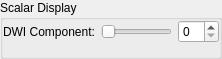
<?xml version="1.0" encoding="UTF-8"?>
<ui version="4.0">
 <class>qCjyxDiffusionWeightedVolumeDisplayWidget</class>
 <widget class="qCjyxWidget" name="qCjyxDiffusionWeightedVolumeDisplayWidget">
  <property name="geometry">
   <rect>
    <x>0</x>
    <y>0</y>
    <width>222</width>
    <height>59</height>
   </rect>
  </property>
  <property name="windowTitle">
   <string>DWI Display Properties</string>
  </property>
  <layout class="QVBoxLayout" name="verticalLayout">
   <property name="leftMargin">
    <number>0</number>
   </property>
   <property name="topMargin">
    <number>0</number>
   </property>
   <property name="rightMargin">
    <number>0</number>
   </property>
   <property name="bottomMargin">
    <number>0</number>
   </property>
   <item>
    <widget class="ctkCollapsibleGroupBox" name="ScalarDisplayGroupBox">
     <property name="title">
      <string>Scalar Display</string>
     </property>
     <layout class="QFormLayout" name="formLayout">
      <property name="leftMargin">
       <number>0</number>
      </property>
      <property name="topMargin">
       <number>0</number>
      </property>
      <property name="rightMargin">
       <number>0</number>
      </property>
      <property name="bottomMargin">
       <number>0</number>
      </property>
      <item row="0" column="0">
       <widget class="QLabel" name="DWIComponentLabel">
        <property name="text">
         <string>DWI Component:</string>
        </property>
       </widget>
      </item>
      <item row="1" column="0" colspan="2">
       <widget class="qCjyxScalarVolumeDisplayWidget" name="ScalarVolumeDisplayWidget" native="true"/>
      </item>
      <item row="0" column="1">
       <layout class="QHBoxLayout" name="horizontalLayout">
        <item>
         <widget class="QSlider" name="DWIComponentSlider">
          <property name="orientation">
           <enum>Qt::Horizontal</enum>
          </property>
         </widget>
        </item>
        <item>
         <widget class="QSpinBox" name="DWIComponentSpinBox"/>
        </item>
       </layout>
      </item>
     </layout>
    </widget>
   </item>
  </layout>
 </widget>
 <customwidgets>
  <customwidget>
   <class>qCjyxWidget</class>
   <extends>QWidget</extends>
   <header>qCjyxWidget.h</header>
   <container>1</container>
  </customwidget>
  <customwidget>
   <class>ctkCollapsibleGroupBox</class>
   <extends>QGroupBox</extends>
   <header>ctkCollapsibleGroupBox.h</header>
   <container>1</container>
  </customwidget>
  <customwidget>
   <class>qCjyxScalarVolumeDisplayWidget</class>
   <extends>QWidget</extends>
   <header>qCjyxScalarVolumeDisplayWidget.h</header>
   <container>1</container>
   <slots>
    <slot>setDMMLScene(vtkDMMLScene*)</slot>
   </slots>
  </customwidget>
 </customwidgets>
 <resources/>
 <connections>
  <connection>
   <sender>DWIComponentSlider</sender>
   <signal>valueChanged(int)</signal>
   <receiver>DWIComponentSpinBox</receiver>
   <slot>setValue(int)</slot>
   <hints>
    <hint type="sourcelabel">
     <x>190</x>
     <y>29</y>
    </hint>
    <hint type="destinationlabel">
     <x>214</x>
     <y>30</y>
    </hint>
   </hints>
  </connection>
  <connection>
   <sender>DWIComponentSpinBox</sender>
   <signal>valueChanged(int)</signal>
   <receiver>DWIComponentSlider</receiver>
   <slot>setValue(int)</slot>
   <hints>
    <hint type="sourcelabel">
     <x>220</x>
     <y>33</y>
    </hint>
    <hint type="destinationlabel">
     <x>190</x>
     <y>31</y>
    </hint>
   </hints>
  </connection>
  <connection>
   <sender>qCjyxDiffusionWeightedVolumeDisplayWidget</sender>
   <signal>dmmlSceneChanged(vtkDMMLScene*)</signal>
   <receiver>ScalarVolumeDisplayWidget</receiver>
   <slot>setDMMLScene(vtkDMMLScene*)</slot>
   <hints>
    <hint type="sourcelabel">
     <x>70</x>
     <y>64</y>
    </hint>
    <hint type="destinationlabel">
     <x>78</x>
     <y>57</y>
    </hint>
   </hints>
  </connection>
 </connections>
</ui>
